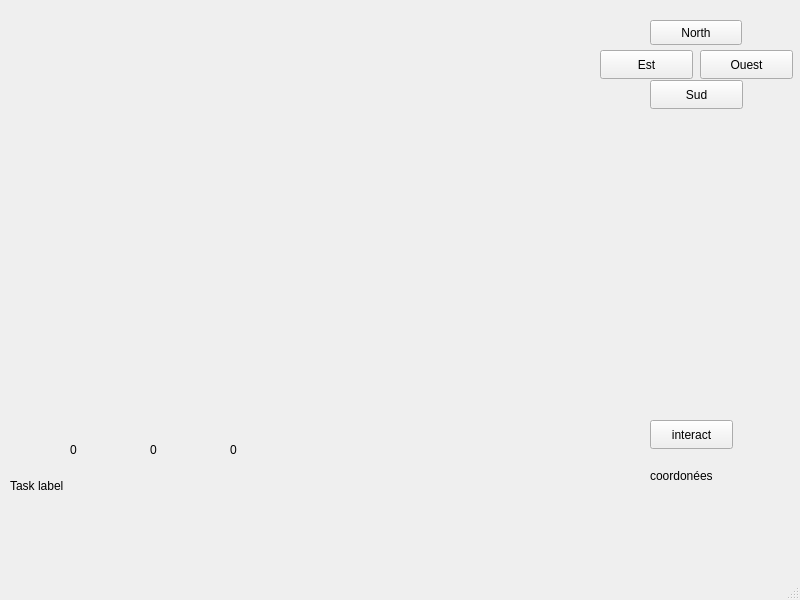
<?xml version="1.0" encoding="UTF-8"?>
<ui version="4.0">
 <class>MainWindow</class>
 <widget class="QMainWindow" name="MainWindow">
  <property name="geometry">
   <rect>
    <x>0</x>
    <y>0</y>
    <width>800</width>
    <height>600</height>
   </rect>
  </property>
  <property name="windowTitle">
   <string>MainWindow</string>
  </property>
  <widget class="QWidget" name="centralwidget">
   <widget class="QPushButton" name="upButton">
    <property name="geometry">
     <rect>
      <x>650</x>
      <y>20</y>
      <width>92</width>
      <height>25</height>
     </rect>
    </property>
    <property name="palette">
     <palette>
      <active>
       <colorrole role="WindowText">
        <brush brushstyle="SolidPattern">
         <color alpha="255">
          <red>0</red>
          <green>0</green>
          <blue>0</blue>
         </color>
        </brush>
       </colorrole>
       <colorrole role="Button">
        <brush brushstyle="SolidPattern">
         <color alpha="255">
          <red>240</red>
          <green>240</green>
          <blue>240</blue>
         </color>
        </brush>
       </colorrole>
       <colorrole role="Light">
        <brush brushstyle="SolidPattern">
         <color alpha="255">
          <red>255</red>
          <green>255</green>
          <blue>255</blue>
         </color>
        </brush>
       </colorrole>
       <colorrole role="Midlight">
        <brush brushstyle="SolidPattern">
         <color alpha="255">
          <red>227</red>
          <green>227</green>
          <blue>227</blue>
         </color>
        </brush>
       </colorrole>
       <colorrole role="Dark">
        <brush brushstyle="SolidPattern">
         <color alpha="255">
          <red>160</red>
          <green>160</green>
          <blue>160</blue>
         </color>
        </brush>
       </colorrole>
       <colorrole role="Mid">
        <brush brushstyle="SolidPattern">
         <color alpha="255">
          <red>160</red>
          <green>160</green>
          <blue>160</blue>
         </color>
        </brush>
       </colorrole>
       <colorrole role="Text">
        <brush brushstyle="SolidPattern">
         <color alpha="255">
          <red>0</red>
          <green>0</green>
          <blue>0</blue>
         </color>
        </brush>
       </colorrole>
       <colorrole role="BrightText">
        <brush brushstyle="SolidPattern">
         <color alpha="255">
          <red>255</red>
          <green>255</green>
          <blue>255</blue>
         </color>
        </brush>
       </colorrole>
       <colorrole role="ButtonText">
        <brush brushstyle="SolidPattern">
         <color alpha="255">
          <red>0</red>
          <green>0</green>
          <blue>0</blue>
         </color>
        </brush>
       </colorrole>
       <colorrole role="Base">
        <brush brushstyle="SolidPattern">
         <color alpha="255">
          <red>255</red>
          <green>255</green>
          <blue>255</blue>
         </color>
        </brush>
       </colorrole>
       <colorrole role="Window">
        <brush brushstyle="SolidPattern">
         <color alpha="255">
          <red>240</red>
          <green>240</green>
          <blue>240</blue>
         </color>
        </brush>
       </colorrole>
       <colorrole role="Shadow">
        <brush brushstyle="SolidPattern">
         <color alpha="255">
          <red>105</red>
          <green>105</green>
          <blue>105</blue>
         </color>
        </brush>
       </colorrole>
       <colorrole role="Highlight">
        <brush brushstyle="SolidPattern">
         <color alpha="255">
          <red>0</red>
          <green>120</green>
          <blue>215</blue>
         </color>
        </brush>
       </colorrole>
       <colorrole role="HighlightedText">
        <brush brushstyle="SolidPattern">
         <color alpha="255">
          <red>255</red>
          <green>255</green>
          <blue>255</blue>
         </color>
        </brush>
       </colorrole>
       <colorrole role="Link">
        <brush brushstyle="SolidPattern">
         <color alpha="255">
          <red>0</red>
          <green>0</green>
          <blue>255</blue>
         </color>
        </brush>
       </colorrole>
       <colorrole role="LinkVisited">
        <brush brushstyle="SolidPattern">
         <color alpha="255">
          <red>255</red>
          <green>0</green>
          <blue>255</blue>
         </color>
        </brush>
       </colorrole>
       <colorrole role="AlternateBase">
        <brush brushstyle="SolidPattern">
         <color alpha="255">
          <red>245</red>
          <green>245</green>
          <blue>245</blue>
         </color>
        </brush>
       </colorrole>
       <colorrole role="NoRole">
        <brush brushstyle="NoBrush">
         <color alpha="255">
          <red>0</red>
          <green>0</green>
          <blue>0</blue>
         </color>
        </brush>
       </colorrole>
       <colorrole role="ToolTipBase">
        <brush brushstyle="SolidPattern">
         <color alpha="255">
          <red>255</red>
          <green>255</green>
          <blue>220</blue>
         </color>
        </brush>
       </colorrole>
       <colorrole role="ToolTipText">
        <brush brushstyle="SolidPattern">
         <color alpha="255">
          <red>0</red>
          <green>0</green>
          <blue>0</blue>
         </color>
        </brush>
       </colorrole>
       <colorrole role="PlaceholderText">
        <brush brushstyle="SolidPattern">
         <color alpha="128">
          <red>0</red>
          <green>0</green>
          <blue>0</blue>
         </color>
        </brush>
       </colorrole>
      </active>
      <inactive>
       <colorrole role="WindowText">
        <brush brushstyle="SolidPattern">
         <color alpha="255">
          <red>0</red>
          <green>0</green>
          <blue>0</blue>
         </color>
        </brush>
       </colorrole>
       <colorrole role="Button">
        <brush brushstyle="SolidPattern">
         <color alpha="255">
          <red>240</red>
          <green>240</green>
          <blue>240</blue>
         </color>
        </brush>
       </colorrole>
       <colorrole role="Light">
        <brush brushstyle="SolidPattern">
         <color alpha="255">
          <red>255</red>
          <green>255</green>
          <blue>255</blue>
         </color>
        </brush>
       </colorrole>
       <colorrole role="Midlight">
        <brush brushstyle="SolidPattern">
         <color alpha="255">
          <red>227</red>
          <green>227</green>
          <blue>227</blue>
         </color>
        </brush>
       </colorrole>
       <colorrole role="Dark">
        <brush brushstyle="SolidPattern">
         <color alpha="255">
          <red>160</red>
          <green>160</green>
          <blue>160</blue>
         </color>
        </brush>
       </colorrole>
       <colorrole role="Mid">
        <brush brushstyle="SolidPattern">
         <color alpha="255">
          <red>160</red>
          <green>160</green>
          <blue>160</blue>
         </color>
        </brush>
       </colorrole>
       <colorrole role="Text">
        <brush brushstyle="SolidPattern">
         <color alpha="255">
          <red>0</red>
          <green>0</green>
          <blue>0</blue>
         </color>
        </brush>
       </colorrole>
       <colorrole role="BrightText">
        <brush brushstyle="SolidPattern">
         <color alpha="255">
          <red>255</red>
          <green>255</green>
          <blue>255</blue>
         </color>
        </brush>
       </colorrole>
       <colorrole role="ButtonText">
        <brush brushstyle="SolidPattern">
         <color alpha="255">
          <red>0</red>
          <green>0</green>
          <blue>0</blue>
         </color>
        </brush>
       </colorrole>
       <colorrole role="Base">
        <brush brushstyle="SolidPattern">
         <color alpha="255">
          <red>255</red>
          <green>255</green>
          <blue>255</blue>
         </color>
        </brush>
       </colorrole>
       <colorrole role="Window">
        <brush brushstyle="SolidPattern">
         <color alpha="255">
          <red>240</red>
          <green>240</green>
          <blue>240</blue>
         </color>
        </brush>
       </colorrole>
       <colorrole role="Shadow">
        <brush brushstyle="SolidPattern">
         <color alpha="255">
          <red>105</red>
          <green>105</green>
          <blue>105</blue>
         </color>
        </brush>
       </colorrole>
       <colorrole role="Highlight">
        <brush brushstyle="SolidPattern">
         <color alpha="255">
          <red>240</red>
          <green>240</green>
          <blue>240</blue>
         </color>
        </brush>
       </colorrole>
       <colorrole role="HighlightedText">
        <brush brushstyle="SolidPattern">
         <color alpha="255">
          <red>0</red>
          <green>0</green>
          <blue>0</blue>
         </color>
        </brush>
       </colorrole>
       <colorrole role="Link">
        <brush brushstyle="SolidPattern">
         <color alpha="255">
          <red>0</red>
          <green>0</green>
          <blue>255</blue>
         </color>
        </brush>
       </colorrole>
       <colorrole role="LinkVisited">
        <brush brushstyle="SolidPattern">
         <color alpha="255">
          <red>255</red>
          <green>0</green>
          <blue>255</blue>
         </color>
        </brush>
       </colorrole>
       <colorrole role="AlternateBase">
        <brush brushstyle="SolidPattern">
         <color alpha="255">
          <red>245</red>
          <green>245</green>
          <blue>245</blue>
         </color>
        </brush>
       </colorrole>
       <colorrole role="NoRole">
        <brush brushstyle="NoBrush">
         <color alpha="255">
          <red>0</red>
          <green>0</green>
          <blue>0</blue>
         </color>
        </brush>
       </colorrole>
       <colorrole role="ToolTipBase">
        <brush brushstyle="SolidPattern">
         <color alpha="255">
          <red>255</red>
          <green>255</green>
          <blue>220</blue>
         </color>
        </brush>
       </colorrole>
       <colorrole role="ToolTipText">
        <brush brushstyle="SolidPattern">
         <color alpha="255">
          <red>0</red>
          <green>0</green>
          <blue>0</blue>
         </color>
        </brush>
       </colorrole>
       <colorrole role="PlaceholderText">
        <brush brushstyle="SolidPattern">
         <color alpha="128">
          <red>0</red>
          <green>0</green>
          <blue>0</blue>
         </color>
        </brush>
       </colorrole>
      </inactive>
      <disabled>
       <colorrole role="WindowText">
        <brush brushstyle="SolidPattern">
         <color alpha="255">
          <red>120</red>
          <green>120</green>
          <blue>120</blue>
         </color>
        </brush>
       </colorrole>
       <colorrole role="Button">
        <brush brushstyle="SolidPattern">
         <color alpha="255">
          <red>240</red>
          <green>240</green>
          <blue>240</blue>
         </color>
        </brush>
       </colorrole>
       <colorrole role="Light">
        <brush brushstyle="SolidPattern">
         <color alpha="255">
          <red>255</red>
          <green>255</green>
          <blue>255</blue>
         </color>
        </brush>
       </colorrole>
       <colorrole role="Midlight">
        <brush brushstyle="SolidPattern">
         <color alpha="255">
          <red>247</red>
          <green>247</green>
          <blue>247</blue>
         </color>
        </brush>
       </colorrole>
       <colorrole role="Dark">
        <brush brushstyle="SolidPattern">
         <color alpha="255">
          <red>160</red>
          <green>160</green>
          <blue>160</blue>
         </color>
        </brush>
       </colorrole>
       <colorrole role="Mid">
        <brush brushstyle="SolidPattern">
         <color alpha="255">
          <red>160</red>
          <green>160</green>
          <blue>160</blue>
         </color>
        </brush>
       </colorrole>
       <colorrole role="Text">
        <brush brushstyle="SolidPattern">
         <color alpha="255">
          <red>120</red>
          <green>120</green>
          <blue>120</blue>
         </color>
        </brush>
       </colorrole>
       <colorrole role="BrightText">
        <brush brushstyle="SolidPattern">
         <color alpha="255">
          <red>255</red>
          <green>255</green>
          <blue>255</blue>
         </color>
        </brush>
       </colorrole>
       <colorrole role="ButtonText">
        <brush brushstyle="SolidPattern">
         <color alpha="255">
          <red>120</red>
          <green>120</green>
          <blue>120</blue>
         </color>
        </brush>
       </colorrole>
       <colorrole role="Base">
        <brush brushstyle="SolidPattern">
         <color alpha="255">
          <red>240</red>
          <green>240</green>
          <blue>240</blue>
         </color>
        </brush>
       </colorrole>
       <colorrole role="Window">
        <brush brushstyle="SolidPattern">
         <color alpha="255">
          <red>240</red>
          <green>240</green>
          <blue>240</blue>
         </color>
        </brush>
       </colorrole>
       <colorrole role="Shadow">
        <brush brushstyle="SolidPattern">
         <color alpha="255">
          <red>0</red>
          <green>0</green>
          <blue>0</blue>
         </color>
        </brush>
       </colorrole>
       <colorrole role="Highlight">
        <brush brushstyle="SolidPattern">
         <color alpha="255">
          <red>0</red>
          <green>120</green>
          <blue>215</blue>
         </color>
        </brush>
       </colorrole>
       <colorrole role="HighlightedText">
        <brush brushstyle="SolidPattern">
         <color alpha="255">
          <red>255</red>
          <green>255</green>
          <blue>255</blue>
         </color>
        </brush>
       </colorrole>
       <colorrole role="Link">
        <brush brushstyle="SolidPattern">
         <color alpha="255">
          <red>0</red>
          <green>0</green>
          <blue>255</blue>
         </color>
        </brush>
       </colorrole>
       <colorrole role="LinkVisited">
        <brush brushstyle="SolidPattern">
         <color alpha="255">
          <red>255</red>
          <green>0</green>
          <blue>255</blue>
         </color>
        </brush>
       </colorrole>
       <colorrole role="AlternateBase">
        <brush brushstyle="SolidPattern">
         <color alpha="255">
          <red>245</red>
          <green>245</green>
          <blue>245</blue>
         </color>
        </brush>
       </colorrole>
       <colorrole role="NoRole">
        <brush brushstyle="NoBrush">
         <color alpha="255">
          <red>0</red>
          <green>0</green>
          <blue>0</blue>
         </color>
        </brush>
       </colorrole>
       <colorrole role="ToolTipBase">
        <brush brushstyle="SolidPattern">
         <color alpha="255">
          <red>255</red>
          <green>255</green>
          <blue>220</blue>
         </color>
        </brush>
       </colorrole>
       <colorrole role="ToolTipText">
        <brush brushstyle="SolidPattern">
         <color alpha="255">
          <red>0</red>
          <green>0</green>
          <blue>0</blue>
         </color>
        </brush>
       </colorrole>
       <colorrole role="PlaceholderText">
        <brush brushstyle="SolidPattern">
         <color alpha="128">
          <red>0</red>
          <green>0</green>
          <blue>0</blue>
         </color>
        </brush>
       </colorrole>
      </disabled>
     </palette>
    </property>
    <property name="mouseTracking">
     <bool>false</bool>
    </property>
    <property name="text">
     <string>North</string>
    </property>
   </widget>
   <widget class="QPushButton" name="leftButton">
    <property name="geometry">
     <rect>
      <x>600</x>
      <y>50</y>
      <width>93</width>
      <height>29</height>
     </rect>
    </property>
    <property name="text">
     <string>Est</string>
    </property>
   </widget>
   <widget class="QPushButton" name="rightButton">
    <property name="geometry">
     <rect>
      <x>700</x>
      <y>50</y>
      <width>93</width>
      <height>29</height>
     </rect>
    </property>
    <property name="text">
     <string>Ouest</string>
    </property>
   </widget>
   <widget class="QPushButton" name="downButton">
    <property name="geometry">
     <rect>
      <x>650</x>
      <y>80</y>
      <width>93</width>
      <height>29</height>
     </rect>
    </property>
    <property name="text">
     <string>Sud</string>
    </property>
   </widget>
   <widget class="QLabel" name="roomLabel">
    <property name="geometry">
     <rect>
      <x>20</x>
      <y>390</y>
      <width>91</width>
      <height>21</height>
     </rect>
    </property>
    <property name="text">
     <string/>
    </property>
   </widget>
   <widget class="QLabel" name="labelmap">
    <property name="geometry">
     <rect>
      <x>10</x>
      <y>10</y>
      <width>581</width>
      <height>361</height>
     </rect>
    </property>
    <property name="text">
     <string/>
    </property>
   </widget>
   <widget class="QLabel" name="labelplayer">
    <property name="geometry">
     <rect>
      <x>540</x>
      <y>310</y>
      <width>28</width>
      <height>28</height>
     </rect>
    </property>
    <property name="text">
     <string/>
    </property>
   </widget>
   <widget class="QLabel" name="labelcoor">
    <property name="geometry">
     <rect>
      <x>650</x>
      <y>410</y>
      <width>121</width>
      <height>131</height>
     </rect>
    </property>
    <property name="text">
     <string>coordonées</string>
    </property>
   </widget>
   <widget class="QPushButton" name="interactbutton">
    <property name="geometry">
     <rect>
      <x>650</x>
      <y>420</y>
      <width>83</width>
      <height>29</height>
     </rect>
    </property>
    <property name="text">
     <string>interact</string>
    </property>
   </widget>
   <widget class="QLabel" name="tasklabel">
    <property name="geometry">
     <rect>
      <x>10</x>
      <y>430</y>
      <width>421</width>
      <height>111</height>
     </rect>
    </property>
    <property name="text">
     <string>Task label</string>
    </property>
   </widget>
   <widget class="QLabel" name="meatpic">
    <property name="geometry">
     <rect>
      <x>10</x>
      <y>370</y>
      <width>75</width>
      <height>75</height>
     </rect>
    </property>
    <property name="text">
     <string/>
    </property>
   </widget>
   <widget class="QLabel" name="rockpic">
    <property name="geometry">
     <rect>
      <x>90</x>
      <y>370</y>
      <width>75</width>
      <height>75</height>
     </rect>
    </property>
    <property name="text">
     <string/>
    </property>
   </widget>
   <widget class="QLabel" name="keypic">
    <property name="geometry">
     <rect>
      <x>170</x>
      <y>370</y>
      <width>75</width>
      <height>75</height>
     </rect>
    </property>
    <property name="text">
     <string/>
    </property>
   </widget>
   <widget class="QLabel" name="labelmeat">
    <property name="geometry">
     <rect>
      <x>70</x>
      <y>440</y>
      <width>63</width>
      <height>20</height>
     </rect>
    </property>
    <property name="text">
     <string>0</string>
    </property>
   </widget>
   <widget class="QLabel" name="labelrock">
    <property name="geometry">
     <rect>
      <x>150</x>
      <y>440</y>
      <width>63</width>
      <height>20</height>
     </rect>
    </property>
    <property name="text">
     <string>0</string>
    </property>
   </widget>
   <widget class="QLabel" name="labelkey">
    <property name="geometry">
     <rect>
      <x>230</x>
      <y>440</y>
      <width>63</width>
      <height>20</height>
     </rect>
    </property>
    <property name="text">
     <string>0</string>
    </property>
   </widget>
   <widget class="QLabel" name="background">
    <property name="geometry">
     <rect>
      <x>10</x>
      <y>10</y>
      <width>781</width>
      <height>551</height>
     </rect>
    </property>
    <property name="text">
     <string/>
    </property>
   </widget>
   <zorder>background</zorder>
   <zorder>upButton</zorder>
   <zorder>leftButton</zorder>
   <zorder>rightButton</zorder>
   <zorder>downButton</zorder>
   <zorder>roomLabel</zorder>
   <zorder>labelcoor</zorder>
   <zorder>interactbutton</zorder>
   <zorder>tasklabel</zorder>
   <zorder>meatpic</zorder>
   <zorder>rockpic</zorder>
   <zorder>keypic</zorder>
   <zorder>labelmeat</zorder>
   <zorder>labelrock</zorder>
   <zorder>labelkey</zorder>
   <zorder>labelmap</zorder>
   <zorder>labelplayer</zorder>
  </widget>
  <widget class="QMenuBar" name="menubar">
   <property name="geometry">
    <rect>
     <x>0</x>
     <y>0</y>
     <width>800</width>
     <height>25</height>
    </rect>
   </property>
  </widget>
  <widget class="QStatusBar" name="statusbar"/>
 </widget>
 <resources/>
 <connections/>
</ui>
